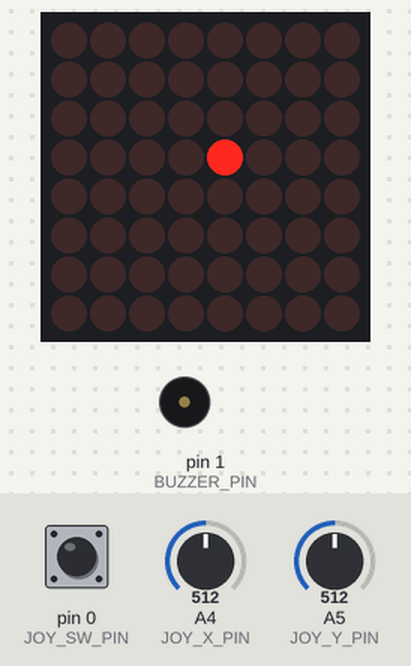
Bench run of a sketch on a simulated Arduino Uno, built with avr-gcc and run on an emulated ATmega328P. Parts: 8×8 LED matrix, buzzer (waves = sounding). Wiring (inferred from the names in the program): LED matrix (orientation assumed): rows pin 2, pin 3, pin 4, pin 5, pin 6, pin 7, pin 8, pin 9; columns pin 10, pin 11, pin 12, pin 13, A0, A1, A2, A3. Inputs (shaded band) come from the test bench; at power-on: pin 0 (JOY_SW_PIN) HIGH, A4 (JOY_X_PIN) = 512, A5 (JOY_Y_PIN) = 512. Random numbers use the default seed unless the sketch sets one.

Above: at 1.2 s.
1.3 s: pin 0 (JOY_SW_PIN) pulled LOW for 3.2 s
At 5.0 s:
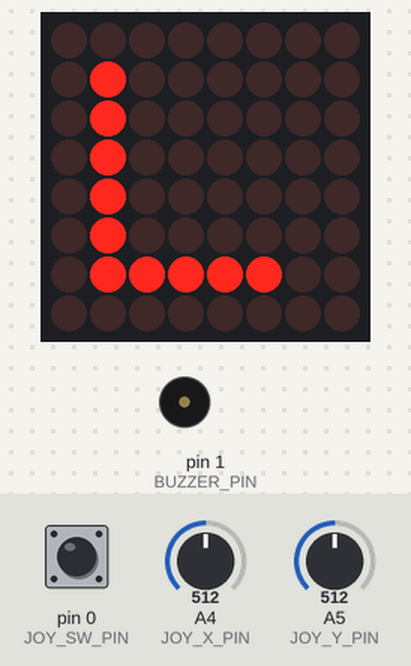
7.5 s: A4 (JOY_X_PIN) set to 716
10.5 s: A5 (JOY_Y_PIN) set to 651
12.1 s: A5 (JOY_Y_PIN) set to 670
At 12.6 s:
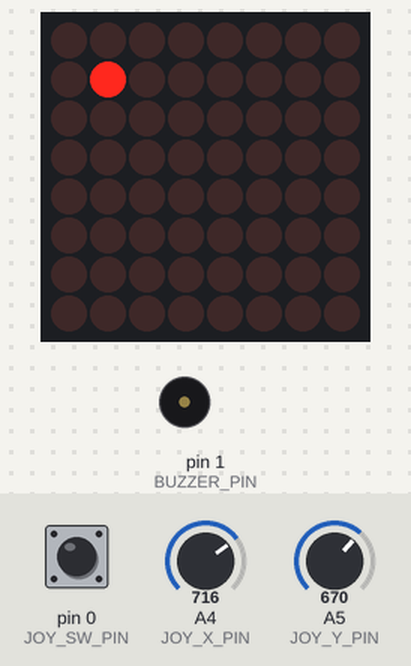
13.6 s: pin 0 (JOY_SW_PIN) pulled LOW for 0.15 s
At 16.6 s:
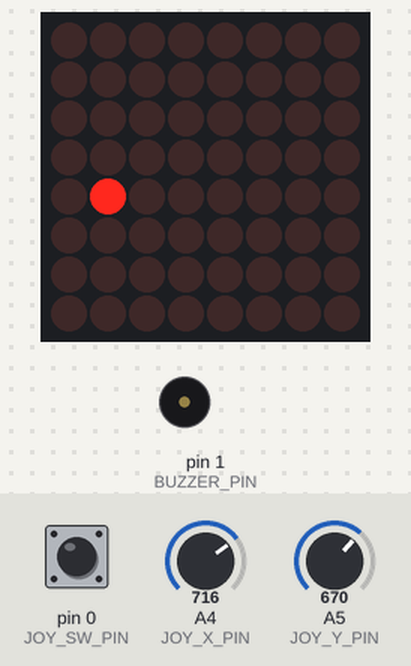
16.7 s: A4 (JOY_X_PIN) set to 306
At 20.55 s:
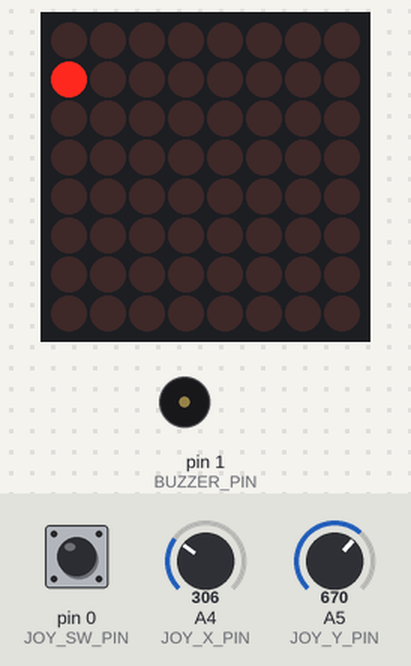
Timing chart, 0 to 20.7 s (numbered marks = the images above; inputs shaded):
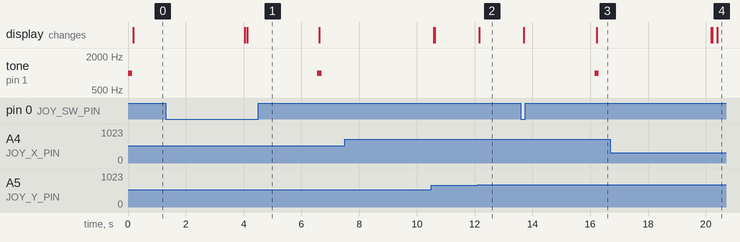

The sketch:

sketch.ino
```cpp
/*
  MEMORY + NAVIGATION GAME
  ------------------------
  Hardware: Arduino Uno, raw 8x8 LED matrix (16 pins, no driver chip),
  standard analog joystick (VRx, VRy, SW), buzzer.

  HOW IT WORKS
  1. A random target cell lights up for ~4 seconds, with a beep. Then it
     disappears and the Arduino remembers it internally.
  2. A "ball" LED appears at (0,0). The joystick moves it one cell at a
     time (push and return to center = one move).
  3. Clicking the joystick submits the ball's position as your guess.
  4. Correct -> 3 beeps. Wrong -> the matrix shows a capital "L".
  5. After a short pause, a new round starts automatically.

  IMPORTANT: read the wiring notes and the ROW_ACTIVE_HIGH / COL_ACTIVE_LOW
  section before powering on — see the chat message for the full
  wiring table and pin-identification procedure.
*/

#include <Arduino.h>

// ================= PIN CONFIGURATION =================
// --- 8x8 raw LED matrix (no driver chip) ---
// Assumption: rows are anodes (driven HIGH to select a row) and columns
// are cathodes (driven LOW to light an LED in the active row). If your
// matrix is wired the opposite way, flip these two constants — see the
// troubleshooting notes in chat.
const bool ROW_ACTIVE_HIGH = true;
const bool COL_ACTIVE_LOW  = true;

// row 0 = top row ... row 7 = bottom row
const uint8_t rowPins[8] = {2, 3, 4, 5, 6, 7, 8, 9};
// col 0 = left column ... col 7 = right column
const uint8_t colPins[8] = {10, 11, 12, 13, A0, A1, A2, A3};

// --- Joystick ---
const uint8_t JOY_X_PIN  = A4;
const uint8_t JOY_Y_PIN  = A5;
const uint8_t JOY_SW_PIN = 0;   // D0 / RX — see wiring note in chat

// --- Buzzer ---
const uint8_t BUZZER_PIN = 1;   // D1 / TX — see wiring note in chat

// ================= GAME TUNING =================
const unsigned long TARGET_SHOW_TIME  = 4000; // ms target stays visible (3-5s range)
const unsigned long RESULT_HOLD_TIME  = 2500; // ms success/fail screen stays up
const int JOY_DEAD_ZONE     = 150;  // how far from center counts as a "push"
const int JOY_NEUTRAL_BAND  = 80;   // must return this close to center to re-arm
const unsigned long MOVE_COOLDOWN   = 180;  // ms minimum between moves
const unsigned long BUTTON_DEBOUNCE = 50;   // ms
const unsigned long ROW_REFRESH_MICROS = 2000; // ~2ms/row -> ~62Hz full refresh

// ================= GAME STATE =================
enum GameState { SHOW_TARGET, PLAYING, RESULT_SUCCESS, RESULT_FAILURE };
GameState state = SHOW_TARGET;

bool grid[8][8]; // grid[y][x] = true means that LED should be on

int targetX, targetY;
int playerX, playerY;

int joyCenterX = 512, joyCenterY = 512;
bool joyArmedX = true, joyArmedY = true;
unsigned long lastMoveTime = 0;

bool lastButtonReading = HIGH;
bool buttonState = HIGH;
unsigned long lastDebounceTime = 0;

unsigned long stateEnteredTime = 0;

unsigned long lastRowSwitch = 0;
uint8_t currentRefreshRow = 0;

// Capital "L" bitmap. grid/bitmap indexing is [y][x], (0,0) = top-left.
const bool L_SHAPE[8][8] = {
  {0,0,0,0,0,0,0,0},
  {0,1,0,0,0,0,0,0},
  {0,1,0,0,0,0,0,0},
  {0,1,0,0,0,0,0,0},
  {0,1,0,0,0,0,0,0},
  {0,1,0,0,0,0,0,0},
  {0,1,1,1,1,1,0,0},
  {0,0,0,0,0,0,0,0}
};

// ================= SETUP =================
void setup() {
  for (int i = 0; i < 8; i++) {
    pinMode(rowPins[i], OUTPUT);
    pinMode(colPins[i], OUTPUT);
  }
  setRow(-1);
  for (int i = 0; i < 8; i++) setCol(i, false);

  pinMode(JOY_SW_PIN, INPUT_PULLUP);
  pinMode(BUZZER_PIN, OUTPUT);

  // Calibrate joystick's resting (center) position — don't assume it's
  // exactly 512, cheap modules vary.
  joyCenterX = analogRead(JOY_X_PIN);
  joyCenterY = analogRead(JOY_Y_PIN);

  randomSeed(analogRead(JOY_X_PIN) + analogRead(JOY_Y_PIN) + micros());

  startNewRound();
}

// ================= MAIN LOOP =================
void loop() {
  refreshMatrix(); // must run every loop iteration, no blocking delay() anywhere else

  switch (state) {
    case SHOW_TARGET:
      handleShowTarget();
      break;
    case PLAYING:
      handlePlaying();
      break;
    case RESULT_SUCCESS:
    case RESULT_FAILURE:
      handleResult();
      break;
  }
}

// ================= GAME STATE HANDLERS =================
void startNewRound() {
  targetX = random(0, 8);
  targetY = random(0, 8);
  // Don't let the target be the player's own starting cell — that would
  // make the round trivial (no navigation needed).
  while (targetX == 0 && targetY == 0) {
    targetX = random(0, 8);
    targetY = random(0, 8);
  }

  clearGrid();
  grid[targetY][targetX] = true;
  beep(1000, 150); // "target shown" tone

  playerX = 0;
  playerY = 0;
  joyArmedX = true;
  joyArmedY = true;

  state = SHOW_TARGET;
  stateEnteredTime = millis();
}

void handleShowTarget() {
  if (millis() - stateEnteredTime >= TARGET_SHOW_TIME) {
    clearGrid();
    grid[playerY][playerX] = true; // reveal the ball at (0,0)
    state = PLAYING;
  }
}

void handlePlaying() {
  readJoystickMovement();

  if (checkButtonPressed()) {
    if (playerX == targetX && playerY == targetY) {
      clearGrid();
      playSuccessBeeps();
      state = RESULT_SUCCESS;
    } else {
      drawL();
      state = RESULT_FAILURE;
    }
    stateEnteredTime = millis();
  }
}

void handleResult() {
  if (millis() - stateEnteredTime >= RESULT_HOLD_TIME) {
    startNewRound();
  }
}

// ================= JOYSTICK =================
void readJoystickMovement() {
  if (millis() - lastMoveTime < MOVE_COOLDOWN) return;

  int xVal = analogRead(JOY_X_PIN) - joyCenterX;
  int yVal = analogRead(JOY_Y_PIN) - joyCenterY;

  int newX = playerX;
  int newY = playerY;
  bool moved = false;

  // Horizontal movement (edge-triggered: must return to center to re-arm)
  if (joyArmedX) {
    if (xVal > JOY_DEAD_ZONE)      { newX = playerX + 1; moved = true; joyArmedX = false; }
    else if (xVal < -JOY_DEAD_ZONE) { newX = playerX - 1; moved = true; joyArmedX = false; }
  } else if (abs(xVal) < JOY_NEUTRAL_BAND) {
    joyArmedX = true;
  }

  // Vertical movement — skipped this cycle if X already moved, so a
  // diagonal push can't move two cells at once.
  if (!moved && joyArmedY) {
    if (yVal > JOY_DEAD_ZONE)      { newY = playerY + 1; moved = true; joyArmedY = false; }
    else if (yVal < -JOY_DEAD_ZONE) { newY = playerY - 1; moved = true; joyArmedY = false; }
  } else if (abs(yVal) < JOY_NEUTRAL_BAND) {
    joyArmedY = true;
  }

  if (moved) {
    newX = constrain(newX, 0, 7);
    newY = constrain(newY, 0, 7);
    if (newX != playerX || newY != playerY) {
      grid[playerY][playerX] = false;
      playerX = newX;
      playerY = newY;
      grid[playerY][playerX] = true;
    }
    lastMoveTime = millis();
  }
}

// ================= BUTTON (joystick click) =================
bool checkButtonPressed() {
  bool reading = digitalRead(JOY_SW_PIN);
  bool pressedEvent = false;

  if (reading != lastButtonReading) {
    lastDebounceTime = millis();
  }

  if (millis() - lastDebounceTime > BUTTON_DEBOUNCE) {
    if (reading != buttonState) {
      buttonState = reading;
      if (buttonState == LOW) { // INPUT_PULLUP -> pressed pulls the pin LOW
        pressedEvent = true;
      }
    }
  }

  lastButtonReading = reading;
  return pressedEvent;
}

// ================= BUZZER =================
void beep(unsigned int freq, unsigned int durationMs) {
  tone(BUZZER_PIN, freq, durationMs); // non-blocking, stops itself
}

void playSuccessBeeps() {
  for (int i = 0; i < 3; i++) {
    tone(BUZZER_PIN, 1500, 150);
    delay(200); // brief, deliberate pause so the 3 beeps are distinct
  }
  noTone(BUZZER_PIN);
}

// ================= MATRIX DRAWING =================
void clearGrid() {
  for (int y = 0; y < 8; y++)
    for (int x = 0; x < 8; x++)
      grid[y][x] = false;
}

void drawL() {
  for (int y = 0; y < 8; y++)
    for (int x = 0; x < 8; x++)
      grid[y][x] = L_SHAPE[y][x];
}

// ================= MATRIX LOW-LEVEL DRIVE =================
void setRow(int r) {
  for (int i = 0; i < 8; i++) {
    bool selected = (i == r);
    if (ROW_ACTIVE_HIGH)
      digitalWrite(rowPins[i], selected ? HIGH : LOW);
    else
      digitalWrite(rowPins[i], selected ? LOW : HIGH);
  }
}

void setCol(int c, bool on) {
  if (COL_ACTIVE_LOW)
    digitalWrite(colPins[c], on ? LOW : HIGH);
  else
    digitalWrite(colPins[c], on ? HIGH : LOW);
}

// Multiplexed refresh: lights one row at a time, cycling fast enough
// (~62Hz full-matrix refresh) that persistence of vision makes it look
// like several LEDs are lit at once. This is what lets drawL() show
// multiple LEDs even though only one row can be physically powered
// at any instant.
void refreshMatrix() {
  if (micros() - lastRowSwitch < ROW_REFRESH_MICROS) return;
  lastRowSwitch = micros();

  setRow(-1); // blank briefly while columns change, avoids "ghost" LEDs
  for (int c = 0; c < 8; c++) {
    setCol(c, grid[currentRefreshRow][c]);
  }
  setRow(currentRefreshRow);

  currentRefreshRow = (currentRefreshRow + 1) % 8;
}
```

Measured:
- the behaviour switches between 662 and 663 on A5 (JOY_Y_PIN) (found by bisection; images 1 and 2)
- after the input at 1.3 s, tone on pin 1 (BUZZER_PIN): silent → 1000 Hz after 5.3 s, → silent 0.15 s later
- after the input at 7.5 s, every drawn part: stays the same
- after the input at 12.1 s, the display: changes after 0.06 s (image 2)
- after the input at 13.6 s, tone on pin 1 (BUZZER_PIN): silent → 1000 Hz after 2.6 s, → silent 0.15 s later; the display: first changes after 0.10 s (image 3 shows a later state)
